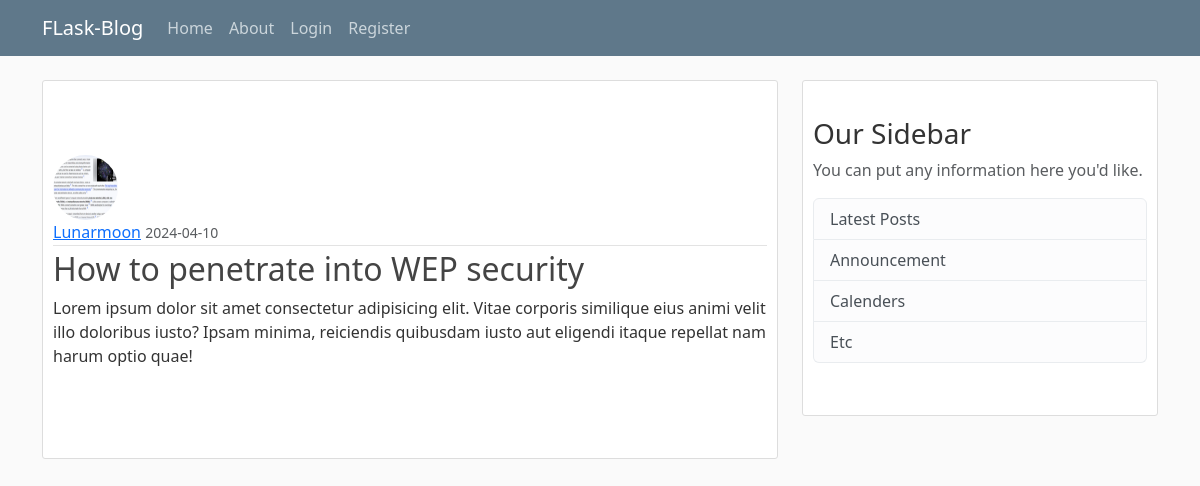
Screenshot of /post/26 with the database file from the repository.
### flaskblog/models.py (models this page shows, shortened)
class User(db.Model, UserMixin):
    id = db.Column(db.Integer, primary_key = True)
    username = db.Column(db.String(20), unique=True, nullable=False)
    email = db.Column(db.String(120), unique=True, nullable=False)
    image_file = db.Column(db.String(20), nullable=False, default='default.jpg')
    password = db.Column(db.String(60), nullable=False)
    Posts = db.relationship('Post', backref='author',  lazy=True)

class Post(db.Model):
    id =  db.Column(db.Integer, primary_key=True)
    title = db.Column(db.String(100), nullable=False)
    date_posted = db.Column(db.DateTime, nullable=False, default=datetime.utcnow)
    content = db.Column(db.Text, nullable=False)
    user_id = db.Column(db.Integer, db.ForeignKey('user.id'), nullable=False)

### flaskblog/posts/routes.py (the view)
@posts.route("/post/<int:post_id>")
def post(post_id):
    post = Post.query.get_or_404(post_id)
    return render_template('post.html', title=post.title, post=post)

### flaskblog/templates/post.html (shortened to what this page needs)
{% extends "layout.html" %}
{% block content%}
    <article class="media content-section">
        <img class="rounded-circle article-img" src="{{ url_for('static', filename='profile_pics/' + post.author.image_file)}}">
        <div class="media-body">
            <div class="article-metadata">
                <a class="mr-2" href="{{ url_for('posts.user_post',username=post.author.username) }}">{{ post.author.username }}</a>
                <small class="text-muted">{{ post.date_posted.strftime('%Y-%m-%d') }}</small>
            </div>
            <h2 class="article-title">{{post.title }}</h2>
            <p class="article-content">{{ post.content }}</p>
        </div>
    </article>
{% endblock content %}

### flaskblog/static/main.css (style rules this page uses)
body { background: #fafafa; color: #333333; margin-top: 5rem; }
.content-section { background: #ffffff; padding: 10% 10px; border: 1px solid #dddddd; border-radius: 3px; margin-bottom: 20px; list-style: none; }
.article-title { color: #444444; }
.article-content { white-space: pre-line; }
.article-img { height: 65px; width: 65px; margin-right: 16px; }
.article-metadata { padding-bottom: 1px; margin-bottom: 4px; border-bottom: 1px solid #e3e3e3; }

### rows the page displays
User: image_file (picture), author.username "Lunarmoon"
Post: date_posted "2024-04-10", title "How to penetrate into WEP security", content "Lorem ipsum dolor sit amet consectetur adipisicing elit. Vitae corporis similique eius animi velit illo doloribus iusto? Ipsam minima, reiciendis quibusdam iusto aut eligendi itaque repellat nam harum optio quae!"
